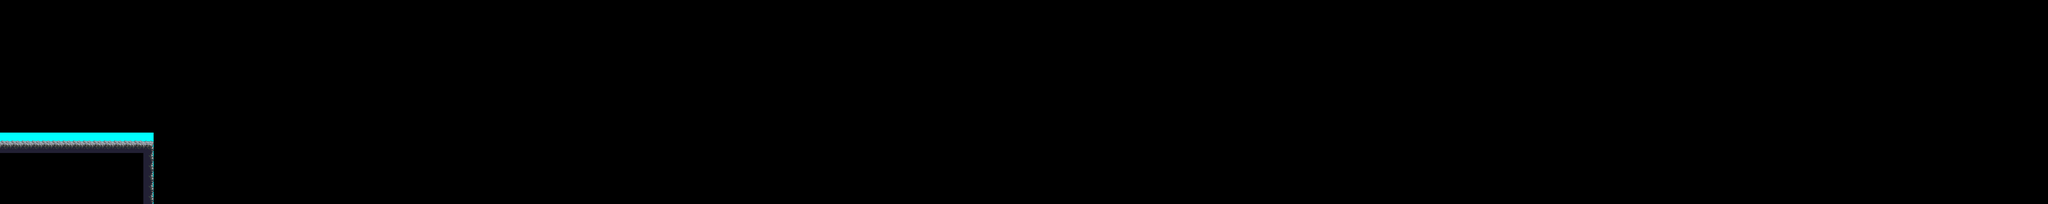

Rendered tile map (Tiled .tmx) drawn with the repository's tilesets; below, a short description and the map source with its tile grids summarised:
An orthogonal 200x20 tile map with 32x32 px tiles, 1 tile layer (Tile Layer 2), 2 tilesets.

<map version="1.0" tiledversion="1.0.2" orientation="orthogonal" renderorder="right-down" width="200" height="20" tilewidth="32" tileheight="32" nextobjectid="1">
 <tileset firstgid="1" name="tile_cave_platform" tilewidth="32" tileheight="32" tilecount="132" columns="11">
  <image source="../tile_cave_platform.png" width="352" height="384" />
  <tile id="5">
   <properties>
    <property name="collidable" type="bool" value="true" />
   </properties>
  </tile>
  <tile id="6">
   <properties>
    <property name="collidable" type="bool" value="true" />
   </properties>
  </tile>
  <tile id="27">
   <properties>
    <property name="collidable" type="bool" value="true" />
   </properties>
  </tile>
  <tile id="28">
   <properties>
    <property name="collidable" type="bool" value="true" />
   </properties>
  </tile>
  <tile id="49">
   <properties>
    <property name="collidable" type="bool" value="true" />
   </properties>
  </tile>
  <tile id="66">
   <properties>
    <property name="collidable" type="bool" value="true" />
   </properties>
  </tile>
  <tile id="71">
   <properties>
    <property name="collidable" type="bool" value="true" />
   </properties>
  </tile>
  <tile id="76">
   <properties>
    <property name="collidable" type="bool" value="true" />
   </properties>
  </tile>
  <tile id="77">
   <properties>
    <property name="collidable" type="bool" value="true" />
   </properties>
  </tile>
  <tile id="87">
   <properties>
    <property name="collidable" type="bool" value="true" />
   </properties>
  </tile>
  <tile id="88">
   <properties>
    <property name="collidable" type="bool" value="true" />
   </properties>
  </tile>
  <tile id="89">
   <properties>
    <property name="collidable" type="bool" value="true" />
   </properties>
  </tile>
  <tile id="90">
   <properties>
    <property name="collidable" type="bool" value="true" />
   </properties>
  </tile>
  <tile id="91">
   <properties>
    <property name="collidable" type="bool" value="true" />
   </properties>
  </tile>
  <tile id="92">
   <properties>
    <property name="collidable" type="bool" value="true" />
   </properties>
  </tile>
  <tile id="93">
   <properties>
    <property name="collidable" type="bool" value="true" />
   </properties>
  </tile>
  <tile id="94">
   <properties>
    <property name="collidable" type="bool" value="true" />
   </properties>
  </tile>
  <tile id="95">
   <properties>
    <property name="collidable" type="bool" value="true" />
   </properties>
  </tile>
  <tile id="97">
   <properties>
    <property name="collidable" type="bool" value="true" />
   </properties>
  </tile>
  <tile id="98">
   <properties>
    <property name="collidable" type="bool" value="true" />
   </properties>
  </tile>
  <tile id="100">
   <properties>
    <property name="collidable" type="bool" value="true" />
   </properties>
  </tile>
  <tile id="101">
   <properties>
    <property name="collidable" type="bool" value="true" />
   </properties>
  </tile>
  <tile id="102">
   <properties>
    <property name="collidable" type="bool" value="true" />
   </properties>
  </tile>
  <tile id="106">
   <properties>
    <property name="collidable" type="bool" value="true" />
   </properties>
  </tile>
  <tile id="107">
   <properties>
    <property name="collidable" type="bool" value="true" />
   </properties>
  </tile>
  <tile id="108">
   <properties>
    <property name="collidable" type="bool" value="true" />
   </properties>
  </tile>
  <tile id="114">
   <properties>
    <property name="collidable" type="bool" value="true" />
   </properties>
  </tile>
  <tile id="115">
   <properties>
    <property name="collidable" type="bool" value="true" />
   </properties>
  </tile>
  <tile id="116">
   <properties>
    <property name="collidable" type="bool" value="true" />
   </properties>
  </tile>
 </tileset>
 <tileset firstgid="133" name="bg_cave" tilewidth="128" tileheight="128" tilecount="1" columns="1">
  <image source="../bg_cave.png" width="128" height="128" />
 </tileset>
 <layer name="Tile Layer 2" width="200" height="20">
  <data>[4000 cells, 35 non-empty, 5 distinct tile ids]</data>
 </layer>
</map>
